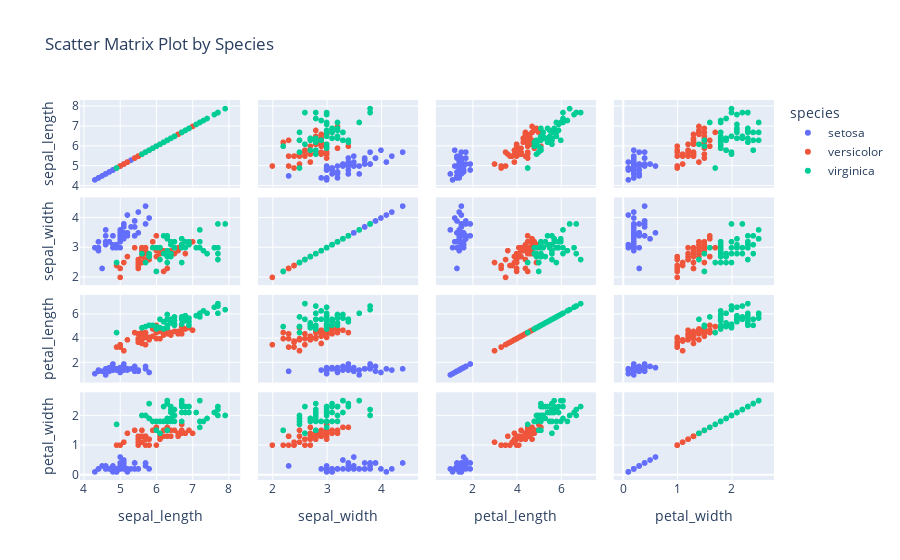

Write notebook code for a chart like this one.
### Markdown cell above
Q4: Here's the code to plot a scatter matrix plot using the iris dataset in Plotly express:

### Code cell
import plotly.express as px

# Load the "iris" dataset from Plotly library
iris_data = px.data.iris()

# Plot scatter matrix plot
fig = px.scatter_matrix(iris_data, dimensions=["sepal_length", "sepal_width", "petal_length", "petal_width"],
                        color="species", title='Scatter Matrix Plot by Species')
fig.show()

### Figure 1 — Plotly figure (JSON) as saved in the notebook; plotly's stock layout.template omitted (floating-point values rounded to 4 significant figures)
{"data": [{"dimensions": [{"axis": {"matches": true}, "label": "sepal_length", "values": [5.1, 4.9, 4.7, 4.6, 5, 5.4, 4.6, 5, 4.4, 4.9, 5.4, 4.8, 4.8, 4.3, 5.8, 5.7, 5.4, 5.1, 5.7, 5.1, 5.4, 5.1, 4.6, 5.1, 4.8, 5, 5, 5.2, 5.2, 4.7, 4.8, 5.4, 5.2, 5.5, 4.9, 5, 5.5, 4.9, 4.4, 5.1, 5, 4.5, 4.4, 5, 5.1, 4.8, 5.1, 4.6, 5.3, 5]}, {"axis": {"matches": true}, "label": "sepal_width", "values": [3.5, 3, 3.2, 3.1, 3.6, 3.9, 3.4, 3.4, 2.9, 3.1, 3.7, 3.4, 3, 3, 4, 4.4, 3.9, 3.5, 3.8, 3.8, 3.4, 3.7, 3.6, 3.3, 3.4, 3, 3.4, 3.5, 3.4, 3.2, 3.1, 3.4, 4.1, 4.2, 3.1, 3.2, 3.5, 3.1, 3, 3.4, 3.5, 2.3, 3.2, 3.5, 3.8, 3, 3.8, 3.2, 3.7, 3.3]}, {"axis": {"matches": true}, "label": "petal_length", "values": [1.4, 1.4, 1.3, 1.5, 1.4, 1.7, 1.4, 1.5, 1.4, 1.5, 1.5, 1.6, 1.4, 1.1, 1.2, 1.5, 1.3, 1.4, 1.7, 1.5, 1.7, 1.5, 1, 1.7, 1.9, 1.6, 1.6, 1.5, 1.4, 1.6, 1.6, 1.5, 1.5, 1.4, 1.5, 1.2, 1.3, 1.5, 1.3, 1.5, 1.3, 1.3, 1.3, 1.6, 1.9, 1.4, 1.6, 1.4, 1.5, 1.4]}, {"axis": {"matches": true}, "label": "petal_width", "values": [0.2, 0.2, 0.2, 0.2, 0.2, 0.4, 0.3, 0.2, 0.2, 0.1, 0.2, 0.2, 0.1, 0.1, 0.2, 0.4, 0.4, 0.3, 0.3, 0.3, 0.2, 0.4, 0.2, 0.5, 0.2, 0.2, 0.4, 0.2, 0.2, 0.2, 0.2, 0.4, 0.1, 0.2, 0.1, 0.2, 0.2, 0.1, 0.2, 0.2, 0.3, 0.3, 0.2, 0.6, 0.4, 0.3, 0.2, 0.2, 0.2, 0.2]}], "hovertemplate": "species=setosa<br>%{xaxis.title.text}=%{x}<br>%{yaxis.title.text}=%{y}<extra></extra>", "legendgroup": "setosa", "marker": {"color": "#636efa", "symbol": "circle"}, "name": "setosa", "showlegend": true, "type": "splom"}, {"dimensions": [{"axis": {"matches": true}, "label": "sepal_length", "values": [7, 6.4, 6.9, 5.5, 6.5, 5.7, 6.3, 4.9, 6.6, 5.2, 5, 5.9, 6, 6.1, 5.6, 6.7, 5.6, 5.8, 6.2, 5.6, 5.9, 6.1, 6.3, 6.1, 6.4, 6.6, 6.8, 6.7, 6, 5.7, 5.5, 5.5, 5.8, 6, 5.4, 6, 6.7, 6.3, 5.6, 5.5, 5.5, 6.1, 5.8, 5, 5.6, 5.7, 5.7, 6.2, 5.1, 5.7]}, {"axis": {"matches": true}, "label": "sepal_width", "values": [3.2, 3.2, 3.1, 2.3, 2.8, 2.8, 3.3, 2.4, 2.9, 2.7, 2, 3, 2.2, 2.9, 2.9, 3.1, 3, 2.7, 2.2, 2.5, 3.2, 2.8, 2.5, 2.8, 2.9, 3, 2.8, 3, 2.9, 2.6, 2.4, 2.4, 2.7, 2.7, 3, 3.4, 3.1, 2.3, 3, 2.5, 2.6, 3, 2.6, 2.3, 2.7, 3, 2.9, 2.9, 2.5, 2.8]}, {"axis": {"matches": true}, "label": "petal_length", "values": [4.7, 4.5, 4.9, 4, 4.6, 4.5, 4.7, 3.3, 4.6, 3.9, 3.5, 4.2, 4, 4.7, 3.6, 4.4, 4.5, 4.1, 4.5, 3.9, 4.8, 4, 4.9, 4.7, 4.3, 4.4, 4.8, 5, 4.5, 3.5, 3.8, 3.7, 3.9, 5.1, 4.5, 4.5, 4.7, 4.4, 4.1, 4, 4.4, 4.6, 4, 3.3, 4.2, 4.2, 4.2, 4.3, 3, 4.1]}, {"axis": {"matches": true}, "label": "petal_width", "values": [1.4, 1.5, 1.5, 1.3, 1.5, 1.3, 1.6, 1, 1.3, 1.4, 1, 1.5, 1, 1.4, 1.3, 1.4, 1.5, 1, 1.5, 1.1, 1.8, 1.3, 1.5, 1.2, 1.3, 1.4, 1.4, 1.7, 1.5, 1, 1.1, 1, 1.2, 1.6, 1.5, 1.6, 1.5, 1.3, 1.3, 1.3, 1.2, 1.4, 1.2, 1, 1.3, 1.2, 1.3, 1.3, 1.1, 1.3]}], "hovertemplate": "species=versicolor<br>%{xaxis.title.text}=%{x}<br>%{yaxis.title.text}=%{y}<extra></extra>", "legendgroup": "versicolor", "marker": {"color": "#EF553B", "symbol": "circle"}, "name": "versicolor", "showlegend": true, "type": "splom"}, {"dimensions": [{"axis": {"matches": true}, "label": "sepal_length", "values": [6.3, 5.8, 7.1, 6.3, 6.5, 7.6, 4.9, 7.3, 6.7, 7.2, 6.5, 6.4, 6.8, 5.7, 5.8, 6.4, 6.5, 7.7, 7.7, 6, 6.9, 5.6, 7.7, 6.3, 6.7, 7.2, 6.2, 6.1, 6.4, 7.2, 7.4, 7.9, 6.4, 6.3, 6.1, 7.7, 6.3, 6.4, 6, 6.9, 6.7, 6.9, 5.8, 6.8, 6.7, 6.7, 6.3, 6.5, 6.2, 5.9]}, {"axis": {"matches": true}, "label": "sepal_width", "values": [3.3, 2.7, 3, 2.9, 3, 3, 2.5, 2.9, 2.5, 3.6, 3.2, 2.7, 3, 2.5, 2.8, 3.2, 3, 3.8, 2.6, 2.2, 3.2, 2.8, 2.8, 2.7, 3.3, 3.2, 2.8, 3, 2.8, 3, 2.8, 3.8, 2.8, 2.8, 2.6, 3, 3.4, 3.1, 3, 3.1, 3.1, 3.1, 2.7, 3.2, 3.3, 3, 2.5, 3, 3.4, 3]}, {"axis": {"matches": true}, "label": "petal_length", "values": [6, 5.1, 5.9, 5.6, 5.8, 6.6, 4.5, 6.3, 5.8, 6.1, 5.1, 5.3, 5.5, 5, 5.1, 5.3, 5.5, 6.7, 6.9, 5, 5.7, 4.9, 6.7, 4.9, 5.7, 6, 4.8, 4.9, 5.6, 5.8, 6.1, 6.4, 5.6, 5.1, 5.6, 6.1, 5.6, 5.5, 4.8, 5.4, 5.6, 5.1, 5.1, 5.9, 5.7, 5.2, 5, 5.2, 5.4, 5.1]}, {"axis": {"matches": true}, "label": "petal_width", "values": [2.5, 1.9, 2.1, 1.8, 2.2, 2.1, 1.7, 1.8, 1.8, 2.5, 2, 1.9, 2.1, 2, 2.4, 2.3, 1.8, 2.2, 2.3, 1.5, 2.3, 2, 2, 1.8, 2.1, 1.8, 1.8, 1.8, 2.1, 1.6, 1.9, 2, 2.2, 1.5, 1.4, 2.3, 2.4, 1.8, 1.8, 2.1, 2.4, 2.3, 1.9, 2.3, 2.5, 2.3, 1.9, 2, 2.3, 1.8]}], "hovertemplate": "species=virginica<br>%{xaxis.title.text}=%{x}<br>%{yaxis.title.text}=%{y}<extra></extra>", "legendgroup": "virginica", "marker": {"color": "#00cc96", "symbol": "circle"}, "name": "virginica", "showlegend": true, "type": "splom"}], "layout": {"autosize": true, "dragmode": "select", "legend": {"title": {"text": "species"}, "tracegroupgap": 0}, "title": {"text": "Scatter Matrix Plot by Species"}, "xaxis": {"autorange": true, "range": [3.598, 8.602], "type": "linear"}, "xaxis2": {"autorange": true, "range": [1.532, 4.868], "type": "linear"}, "xaxis3": {"autorange": true, "range": [-0.1504, 8.05], "type": "linear"}, "xaxis4": {"autorange": true, "range": [-0.368, 2.968], "type": "linear"}, "yaxis": {"autorange": true, "range": [3.598, 8.602], "type": "linear"}, "yaxis2": {"autorange": true, "range": [1.532, 4.868], "type": "linear"}, "yaxis3": {"autorange": true, "range": [-0.1504, 8.05], "type": "linear"}, "yaxis4": {"autorange": true, "range": [-0.368, 2.968], "type": "linear"}}}
